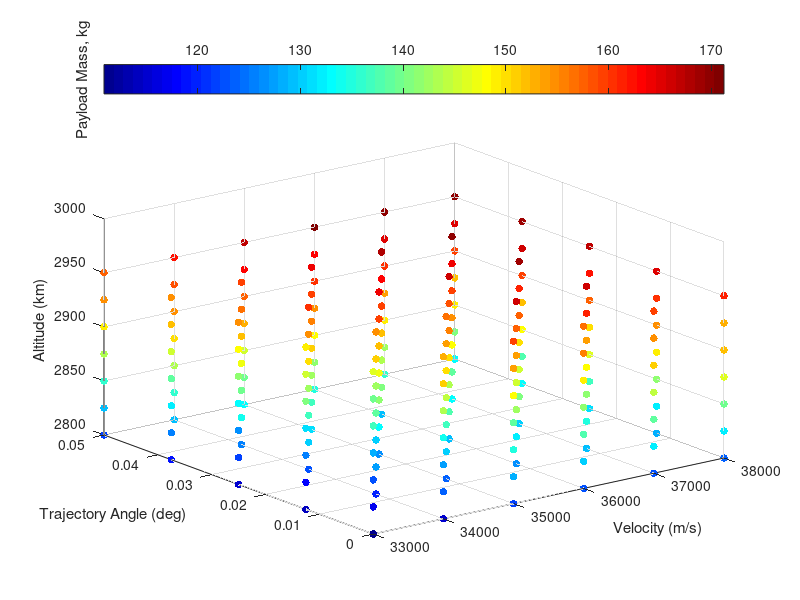
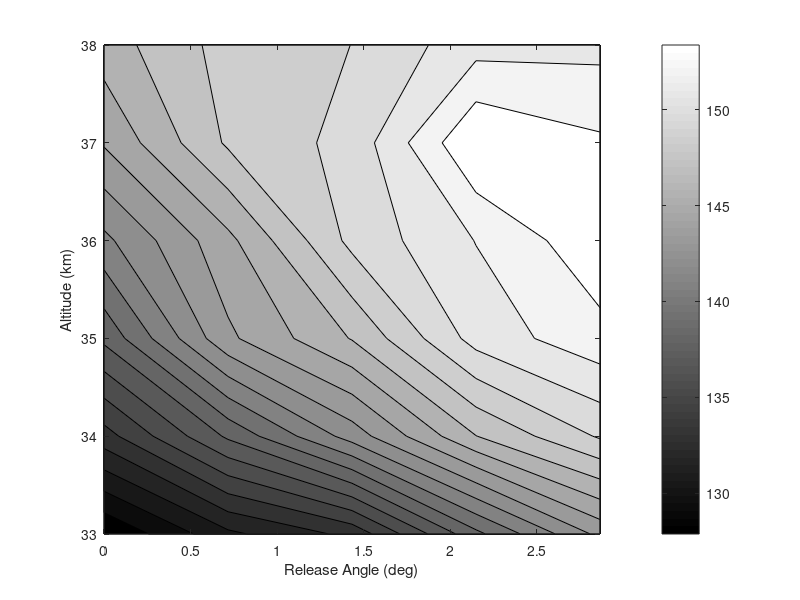

Recreate these plots in MATLAB, in order. (Note: this script raises an error after producing the figures.)
% visualising third stage cost results
% clear all
ThirdStageData = sortrows(dlmread('thirdstageforvis.dat'));
Atmosphere = dlmread('atmosphere.txt');
% map = [0, 0, 0
%     0, 0, 0
%     .0, 0, 0
%     .2, 0, 0
%     .6, 0, 0.0
%     1.0, 0, 0];
% colormap(map)




colormap jet
scatter3(ThirdStageData(:,3),ThirdStageData(:,4),ThirdStageData(:,5),30,ThirdStageData(:,6), 'filled')

ylabel('Trajectory Angle (deg)')
xlabel('Velocity (m/s)')
zlabel('Altitude (km)')
c=colorbar('northoutside');
ylabel(c,'Payload Mass, kg')



% [Alt,Angle,Vel,Payload] = thirdstagemanipulation('thirdstage.dat');
% 
% [meshAlt,meshAngle,meshVel] = meshgrid(Alt,Angle,Vel);
% 
% for i = 1:length(Alt)
%     for j = 1:length(Angle)
%         for k = 1: length(Vel)
%             meshPayload(j,i,k) = interp3(meshAlt,meshAngle,meshVel,Payload,Alt(i),Angle(j),Vel(k));
% 
%         end
%     end
% end

[meshAlt,meshAngle,meshVel] = meshgrid(unique(ThirdStageData(:,3)),unique(ThirdStageData(:,4)),unique(ThirdStageData(:,5)));
meshPayload = permute(reshape(ThirdStageData(:,6),[length(unique(ThirdStageData(:,5))),length(unique(ThirdStageData(:,4))),length(unique(ThirdStageData(:,3)))]),[2 3 1]);

% 
% figure(2)
% ax1 = subplot(2,2,1);
% colormap(gray)
% C = contourf(meshAngle(:,:,1),meshAlt(:,:,1)/1000,meshPayload(:,:,1),13)
% 
% xlabel('Trajectory Angle (deg)')
% ylabel('Altitude (km)')
% title('2800 m/s')
% 
% 
% ax2 = subplot(2,2,2);
% colormap(gray)
% C = contourf(meshAngle(:,:,3),meshAlt(:,:,3)/1000,meshPayload(:,:,3),13)
% 
% xlabel('Trajectory Angle (deg)')
% ylabel('Altitude (km)')
% 
% title('2850 m/s')
% 
% ax3 = subplot(2,2,3);
% colormap(gray)
% C = contourf(meshAngle(:,:,5),meshAlt(:,:,5)/1000,meshPayload(:,:,5),13)
% 
% xlabel('Trajectory Angle (deg)')
% ylabel('Altitude (km)')
% 
% title('2900 m/s')
% 



% ax4 = subplot(2,2,4);
% colormap(gray)
% C = contourf(meshAngle(:,:,6),meshAlt(:,:,6)/1000,meshPayload3,13)
% c=colorbar('southoutside')
% c.LimitsMode = 'manual'
% c.Limits = [200 320]
% xlabel('Trajectory Angle (deg)')
% ylabel('Altitude (km)')
% ylabel(c,'Payload Mass, kg')
% 
% set([ax1 ax2 ax3 ax4],'clim',[200 320]);


 figure(200)

colormap(gray)
C = contourf(rad2deg(meshAngle(:,:,2)),meshAlt(:,:,2)/1000,meshPayload(:,:,4),20)
% C = contourf(rad2deg(meshAngle),meshAlt/1000,meshPayload,13)

xlabel('Release Angle (deg)')
ylabel('Altitude (km)')
% title('2750 m/s')
% ylim([30 40])
c = colorbar;
c.Label.String = 'Payload (kg)';

% slice(threeDMAT,[1,3,5],[],[])
% colormap hsv


% contourslice(threeDMAT,[1,3,6],[],[],10)



% getting maximum values
[max1,ind1] = max(threeDMAT,[],3);

[max2,ind2] = max(max1,[],2);

ind  = [ind1(ind2),ind2] % this really doesnt tell me much, as it wants very high altitude all the time





% plotting density


figure(4)
plot(Atmosphere(:,1)/1000,  Atmosphere(:,4)),'Color','k','LineWidth',0.8;
xlim([20,40])

xlabel('Altitude (km)')
ylabel('Density (kg/m^3)')


figure(5)

[meshAngle2,meshVel2,meshAlt2] = meshgrid(Angle,Vel,Alt);

colormap(gray)

colormap(flipud(colormap))
hx = slice(meshAngle2,meshVel2,meshAlt2./1000,threeDMAT,[],[2600:100:3000],[])

% [Xq,Yq,Zq] = meshgrid([0:.5:5],[2600:100:3000],[20000:500:40000]);
% threeDMATint = interp3(meshAngle2,meshVel2,meshAlt2,threeDMAT,Xq,Yq,Zq);
% hx = slice(Xq,Yq,Zq/1000,threeDMATint,[],[2600:100:3000],[]);

caxis([220 340]) 
c=colorbar('northoutside')
c.LimitsMode = 'manual'
c.Limits = [180 320]

set(hx, 'EdgeColor', 'none');

% set(hx, 'FaceColor', 'interp'); % use this to smooth
set(hx, 'FaceColor', 'flat');

xlabel('Trajectory Angle (deg)','FontSize',17)
ylabel('Velocity (m/s)','FontSize',17)
zlabel('Altitude (km)','FontSize',17)
ylabel(c,'Payload Mass, kg','FontSize',17)
